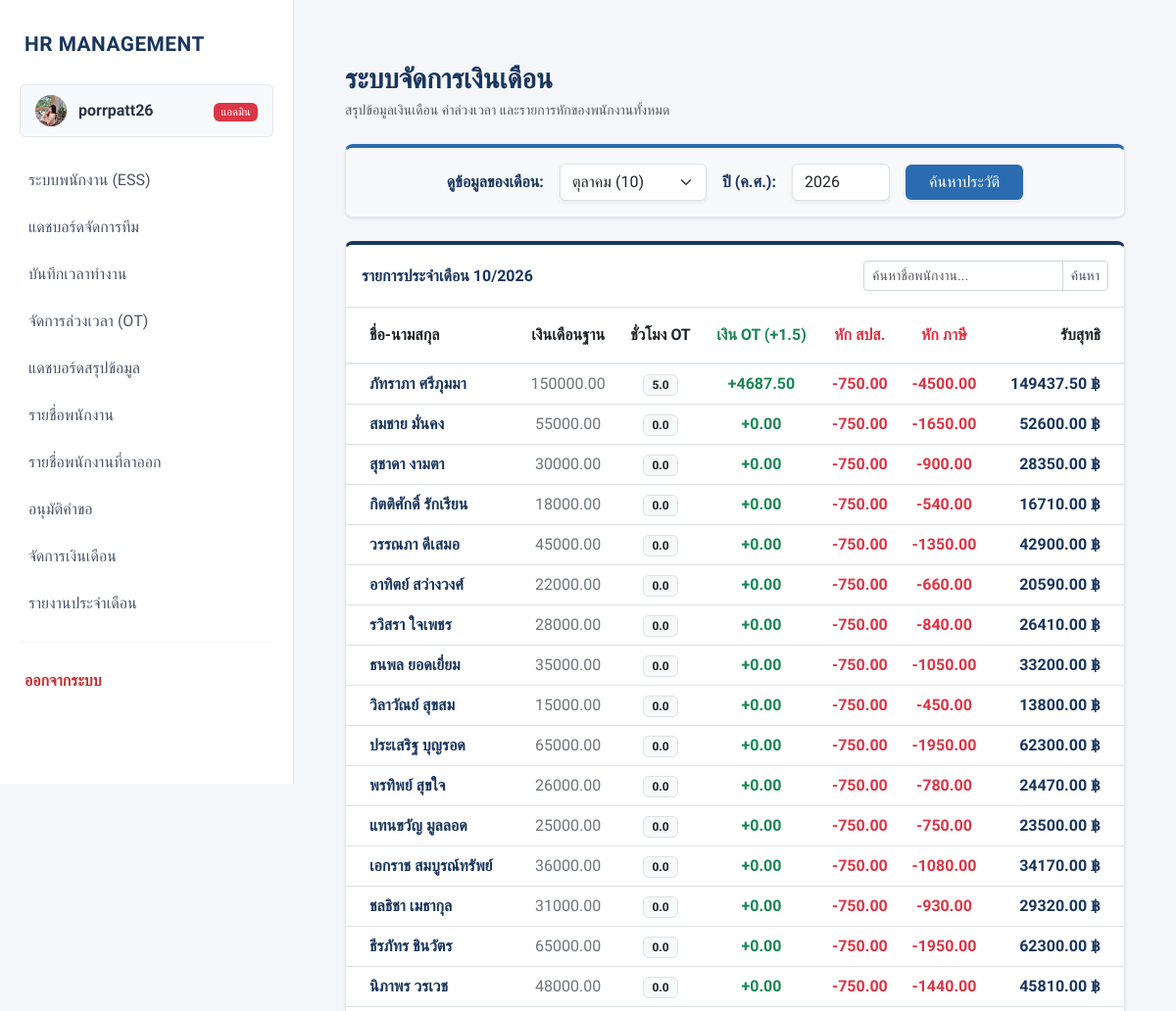
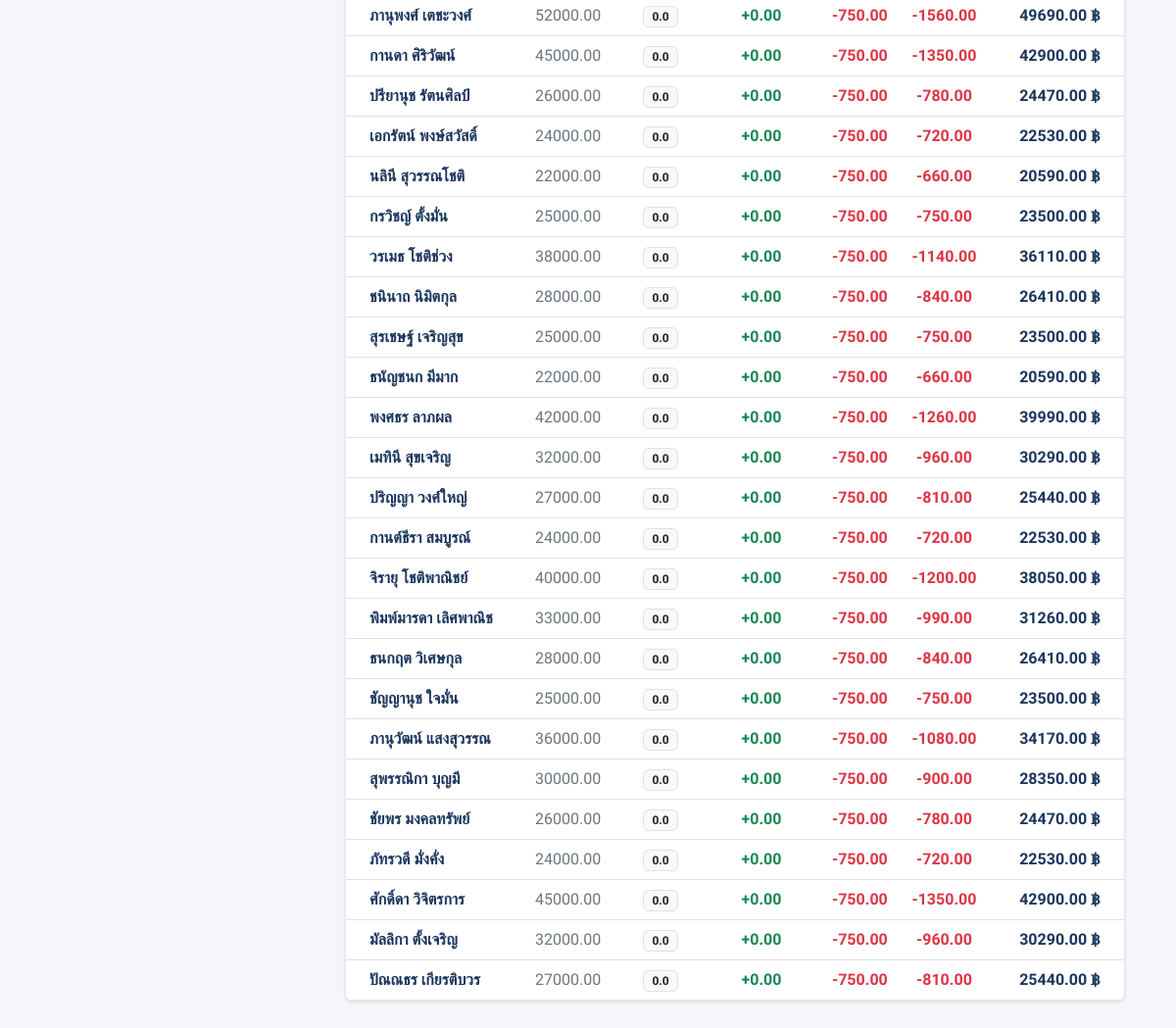
Screenshot of /payroll/ (signed in) with the database file from the repository (2 pictures, top to bottom).
### myapp/models.py (models this page shows, shortened)
class Employee(models.Model):
    employee_id = models.CharField(max_length=20, unique=True, blank=True, null=True, verbose_name="รหัสพนักงาน")
    title = models.CharField(max_length=10, choices=TITLE_CHOICES, default='นาย', verbose_name="คำนำหน้าชื่อ")
    first_name = models.CharField(max_length=100, verbose_name="ชื่อ")
    last_name = models.CharField(max_length=100, verbose_name="นามสกุล")
    gender = models.CharField(max_length=1, choices=GENDER_CHOICES, verbose_name="เพศ")
    birth_date = models.DateField(verbose_name="วัน-เดือน-ปี เกิด (YYYY-MM-DD)")
    salary = models.DecimalField(max_digits=10, decimal_places=2, verbose_name="เงินเดือน")
    department = models.CharField(max_length=20, choices=DEPT_CHOICES, verbose_name="แผนก")
    position = models.CharField(max_length=100, null=True, blank=True, verbose_name="ตำแหน่ง")
    hire_date = models.DateField(null=True, blank=True, verbose_name="วันที่เริ่มทำงาน")
    status = models.CharField(max_length=20, choices=STATUS_CHOICES, default='active', verbose_name="สถานะพนักงาน")
    phone_number = models.CharField(max_length=15, null=True, blank=True, verbose_name="เบอร์โทรศัพท์")
    email = models.EmailField(blank=True, null=True, verbose_name="อีเมล")
    address = models.TextField(blank=True, null=True, verbose_name="ที่อยู่")
    bank_name = models.CharField(max_length=50, choices=BANK_CHOICES, null=True, blank=True, verbose_name="ชื่อธนาคาร")
    bank_account = models.CharField(max_length=50, null=True, blank=True, verbose_name="เลขบัญชีธนาคาร")
    photo = models.ImageField(upload_to='employee_photos/', null=True, blank=True, verbose_name="รูปภาพประจำตัว")

class Payroll(models.Model):
    employee = models.ForeignKey(Employee, on_delete=models.CASCADE, verbose_name="พนักงาน")
    month = models.IntegerField(verbose_name="เดือน")
    year = models.IntegerField(verbose_name="ปี")
    base_salary = models.DecimalField(max_digits=10, decimal_places=2, verbose_name="เงินเดือนพื้นฐาน")
    ot_pay = models.DecimalField(max_digits=10, decimal_places=2, default=0.0, verbose_name="ค่า OT")
    social_security = models.DecimalField(max_digits=10, decimal_places=2, default=0.0, verbose_name="หักประกันสังคม (5%)")
    tax = models.DecimalField(max_digits=10, decimal_places=2, default=0.0, verbose_name="หักภาษี ณ ที่จ่าย")
    net_salary = models.DecimalField(max_digits=10, decimal_places=2, verbose_name="เงินเดือนสุทธิ")
    class Meta:
        unique_together = ['employee', 'month', 'year']
        ordering = ['-year', '-month']

### myapp/views.py (the view)
# urls.py: path('payroll/', views.payroll_view, name='payroll'),
@login_required
@user_passes_test(is_admin, login_url='ess_dashboard')
def payroll_view(request):
    employees = Employee.objects.all()
    payrolls = []
    now = timezone.localtime(timezone.now())
    current_month = int(request.GET.get('month', now.month))
    current_year = int(request.GET.get('year', now.year))
    for emp in employees:
        base = float(emp.salary) if emp.salary else 0.0
        ot_records = Attendance.objects.filter(
            employee=emp,
            date__month=current_month,
            date__year=current_year
        ).aggregate(total_ot=Sum('overtime_hours'))
        total_ot_hours = float(ot_records['total_ot'] or 0.0)
        hourly_rate = (base / 30 / 8) if base > 0 else 0.0
        ot_pay = total_ot_hours * hourly_rate * 1.5
        sso = min(base * 0.05, 750.0)
        tax = base * 0.03
        net = (base + ot_pay) - sso - tax
        Payroll.objects.update_or_create(
            employee=emp,
            month=current_month,
            year=current_year,
            defaults={
                'base_salary': base,
                'ot_pay': ot_pay,
                'social_security': sso,
                'tax': tax,
                'net_salary': net
            }
        )
        payrolls.append({
            'employee': emp,
            'base': base,
            'ot_hours': total_ot_hours,
            'ot_pay': ot_pay,
            'sso': sso,
            'tax': tax,
            'net': net
        })
    return render(request, 'payroll.html', {
        'payrolls': payrolls,
        'current_month': current_month,
        'current_year': current_year
    })

### myapp/context_processors.py (called while the page is built)
def get_employee_data(request):
    if request.user.is_authenticated:
        emp = Employee.objects.filter(
            first_name=request.user.first_name,
            last_name=request.user.last_name
        ).first()
        return {'current_emp': emp}
    return {}

### myapp/views.py (called while the page is built)
def is_admin(user):
    return user.is_staff

### templates/payroll.html (shortened to what this page needs)
{% extends 'basetemplate.html' %}
{% block content %}
<div class="container mt-4 mb-5">
    <div class="d-flex flex-column flex-md-row justify-content-between align-items-md-end mb-4 gap-3">
        <div>
            <h3 class="fw-bold text-corporate-blue mb-1">ระบบจัดการเงินเดือน</h3>
            <p class="text-muted small mb-0">สรุปข้อมูลเงินเดือน ค่าล่วงเวลา และรายการหักของพนักงานทั้งหมด</p>
        </div>
    </div>
    <div class="card card-custom mb-4" style="border-top: 4px solid #2B6CB0;">
        <div class="card-body bg-light">
            <form method="GET" class="row g-3 align-items-center justify-content-center">
                <div class="col-auto">
                    <label class="fw-bold text-corporate-blue">ดูข้อมูลของเดือน:</label>
                </div>
                <div class="col-auto">
                    <select name="month" class="form-select border-corporate-secondary shadow-sm">
                        <option value="10" {% if current_month == 10 %}selected{% endif %}>ตุลาคม (10)</option>
                    </select>
                </div>
                <div class="col-auto">
                    <label class="fw-bold text-corporate-blue">ปี (ค.ศ.):</label>
                </div>
                <div class="col-auto">
                    <input type="number" name="year" class="form-control border-corporate-secondary shadow-sm" value="{{ current_year }}" style="width: 100px;" required>
                </div>
                <div class="col-auto">
                    <button type="submit" class="btn btn-primary-corporate shadow-sm px-4">
                        ค้นหาประวัติ
                    </button>
                </div>
            </form>
        </div>
    </div>
    <div class="card card-custom" style="border-top: 4px solid #1A365D;">
        <div class="card-header bg-white border-bottom py-3 d-flex justify-content-between align-items-center">
            <h6 class="mb-0 fw-semibold text-corporate-blue">รายการประจำเดือน {{ current_month }}/{{ current_year }}</h6>
            <div class="input-group input-group-sm" style="width: 250px;">
                <input type="text" class="form-control" placeholder="ค้นหาชื่อพนักงาน..." style="border-color: #CBD5E0;">
                <button class="btn btn-outline-corporate" type="button" style="border-color: #CBD5E0;">ค้นหา</button>
            </div>
        </div>
        <div class="card-body p-0">
            <div class="table-responsive">
                <table class="table table-hover align-middle text-center mb-0">
                    <thead class="table-custom-header">
                        <tr>
                            <th class="py-3 text-start ps-4">ชื่อ-นามสกุล</th>
                            <th class="py-3">เงินเดือนฐาน</th>
                            <th class="py-3">ชั่วโมง OT</th>
                            <th class="py-3 text-success">เงิน OT (+1.5)</th>
                            <th class="py-3 text-danger">หัก สปส.</th>
                            <th class="py-3 text-danger">หัก ภาษี</th>
                            <th class="py-3 text-end pe-4">รับสุทธิ</th>
                        </tr>
                    </thead>
                    <tbody>
                        {% for item in payrolls %}
                        <tr>
                            <td class="text-start ps-4 fw-semibold text-corporate-blue">{{ item.employee.first_name }} {{ item.employee.last_name }}</td>
                            <td class="text-secondary">{{ item.base|floatformat:2 }}</td>
                            <td><span class="badge bg-light text-dark border px-2 py-1 rounded-2">{{ item.ot_hours|floatformat:1 }}</span></td>
                            <td class="text-success fw-semibold">+{{ item.ot_pay|floatformat:2 }}</td>
                            <td class="text-danger fw-semibold">-{{ item.sso|floatformat:2 }}</td>
                            <td class="text-danger fw-semibold">-{{ item.tax|floatformat:2 }}</td>
                            <td class="text-end pe-4 fw-bold text-corporate-blue fs-6">{{ item.net|floatformat:2 }} ฿</td>
                        </tr>
                        {% endfor %}
                    </tbody>
                </table>
            </div>
        </div>
    </div>
</div>
{% endblock %}

### templates/basetemplate.html (shortened to what this page needs)
<!DOCTYPE html>
<html lang="th">
<head>
    <link href="https://cdn.jsdelivr.net/npm/bootstrap@5.3.0/dist/css/bootstrap.min.css" rel="stylesheet">
</head>
<body>
    <nav id="sidebar" class="sidebar">
        <a href="{% url 'index' %}" class="sidebar-brand">
            HR MANAGEMENT
        </a>
        <a href="{% url 'profile' %}" class="user-profile" style="display: flex; align-items: center; overflow: hidden;">
            {% if current_emp and current_emp.photo %}
                <img src="{{ current_emp.photo.url }}" class="user-avatar" style="object-fit: cover; padding: 0; flex-shrink: 0;">
            {% else %}
                <div class="user-avatar" style="flex-shrink: 0;">EMP</div>
            {% endif %}
            <span style="font-weight: 700; white-space: nowrap; overflow: hidden; text-overflow: ellipsis;">
                {{ user.username }}
            </span>
            <div class="ms-auto" style="padding-left: 5px;">
                {% if user.is_superuser %}
                    <span class="badge bg-danger" style="font-size: 0.7rem; font-weight: 500;">แอดมิน</span>
                {% elif user.is_staff %}
                    <span class="badge bg-primary" style="font-size: 0.7rem; font-weight: 500;">หัวหน้า</span>
                {% else %}
                    <span class="badge bg-secondary" style="font-size: 0.7rem; font-weight: 500;">พนักงาน</span>
                {% endif %}
            </div>
        </a>
        <ul class="nav flex-column mb-auto">
            <li class="nav-item">
                <a class="nav-link" href="{% url 'ess_dashboard' %}">
                    ระบบพนักงาน (ESS)
                </a>
            </li>
            {% if user.is_staff %}
            <li class="nav-item">
                <a class="nav-link" href="{% url 'manager_dashboard' %}">
                    แดชบอร์ดจัดการทีม
                </a>
            </li>
            <li class="nav-item">
                <a class="nav-link" href="{% url 'attendance' %}">
                    บันทึกเวลาทำงาน
                </a>
            </li>
            <li class="nav-item">
                <a class="nav-link" href="{% url 'ot_management' %}">
                    จัดการล่วงเวลา (OT)
                </a>
            </li>
            {% endif %}
            {% if user.is_superuser %}
            <li class="nav-item">
                <a class="nav-link" href="{% url 'dashboard' %}">
                    แดชบอร์ดสรุปข้อมูล
                </a>
            </li>
            <li class="nav-item">
                <a class="nav-link" href="{% url 'index' %}">
                    รายชื่อพนักงาน
                </a>
            </li>
            <li class="nav-item">
                <a class="nav-link" href="{% url 'resigned_list' %}">
                    รายชื่อพนักงานที่ลาออก
                </a>
            </li>
            <li class="nav-item">
                <a class="nav-link" href="{% url 'approval' %}">
                    อนุมัติคำขอ
                </a>
            </li>
            <li class="nav-item">
                <a class="nav-link" href="{% url 'payroll' %}">
                    จัดการเงินเดือน
                </a>
            </li>
            <li class="nav-item">
                <a class="nav-link" href="{% url 'reports' %}">
                    รายงานประจำเดือน
                </a>
            </li>
            {% endif %}
        </ul>
        <hr style="margin: 15px 20px; border-color: #E2E8F0;">
        <form action="{% url 'logout' %}" method="post" class="m-0">
            <button type="submit" class="btn-logout">
                ออกจากระบบ
            </button>
        </form>
    </nav>
    <main id="main-content" class="main-content">
        {% block content %}
        {% endblock %}
    </main>
</body>
</html>

### templates/basetemplate.html (style rules this page uses)
body { background-color: #F4F6F9; font-family: 'Sarabun', sans-serif; font-size: 16px; }
.sidebar { width: 300px; height: 100vh; background-color: #FFFFFF; position: fixed; top: 0; left: 0; padding-top: 15px; overflow-y: auto; border-right: 1px solid #DEE2E6; z-index: 1040; transition: all 0.3s ease-in-out; }
.sidebar-brand { color: #1A365D !important; font-weight: 800; font-size: 1.3rem; text-decoration: none; display: block; padding: 15px 25px; margin-bottom: 10px; letter-spacing: 0.5px; }
.user-profile { padding: 10px 15px; margin: 0 20px 20px 20px; border-radius: 6px; border: 1px solid #E2E8F0; display: flex; align-items: center; text-decoration: none; color: #2D3748; font-weight: 600; transition: 0.2s; background-color: #F7FAFC; }
.user-avatar { width: 32px; height: 32px; border-radius: 50%; background-color: #CBD5E0; color: #2D3748; display: flex; align-items: center; justify-content: center; margin-right: 12px; font-weight: bold; font-size: 0.9rem; }
.sidebar .nav-link { color: #4A5568 !important; font-weight: 500; border-radius: 0; padding: 12px 25px; display: flex; align-items: center; transition: all 0.2s ease; border-left: 4px solid transparent; }
.btn-logout { background-color: transparent; color: #C53030; font-weight: 600; border: none; padding: 12px 25px; width: 100%; display: flex; align-items: center; transition: 0.2s; text-align: left; }
.main-content { margin-left: 300px; padding: 2.5rem; min-height: 100vh; transition: all 0.3s ease-in-out; }

### templates/payroll.html (style rules this page uses)
.text-corporate-blue { color: #1A365D !important; }
.card-custom { border-radius: 0.5rem; box-shadow: 0 1px 3px rgba(0,0,0,0.1); border: 1px solid #E2E8F0; background-color: #fff; overflow: hidden; }
.table-custom-header { background-color: #F8FAFC !important; color: #4A5568 !important; border-bottom: 2px solid #E2E8F0; font-weight: 600; }
.btn-primary-corporate { background-color: #2B6CB0; color: #fff; border: none; font-weight: 500; }
.btn-outline-corporate { color: #4A5568; border: 1px solid #CBD5E0; background-color: #fff; font-weight: 500; }

### rows the page displays
Employee: photo (picture), employee.first_name "ภัทราภา", employee.last_name "ศรีภุมมา", base "150000.00", ot_hours "5.0", ot_pay "4687.50", sso "750.00", tax "4500.00", net "149437.50"
Employee: employee.first_name "สมชาย", employee.last_name "มั่นคง", base "55000.00", ot_hours "0.0", ot_pay "0.00", sso "750.00", tax "1650.00", net "52600.00"
Employee: employee.first_name "สุชาดา", employee.last_name "งามตา", base "30000.00", ot_hours "0.0", ot_pay "0.00", sso "750.00", tax "900.00", net "28350.00"
Employee: employee.first_name "กิตติศักดิ์", employee.last_name "รักเรียน", base "18000.00", ot_hours "0.0", ot_pay "0.00", sso "750.00", tax "540.00", net "16710.00"
Employee: employee.first_name "วรรณภา", employee.last_name "ดีเสมอ", base "45000.00", ot_hours "0.0", ot_pay "0.00", sso "750.00", tax "1350.00", net "42900.00"
Employee: employee.first_name "อาทิตย์", employee.last_name "สว่างวงศ์", base "22000.00", ot_hours "0.0", ot_pay "0.00", sso "750.00", tax "660.00", net "20590.00"
Employee: employee.first_name "รวิสรา", employee.last_name "ใจเพชร", base "28000.00", ot_hours "0.0", ot_pay "0.00", sso "750.00", tax "840.00", net "26410.00"
Employee: employee.first_name "ธนพล", employee.last_name "ยอดเยี่ยม", base "35000.00", ot_hours "0.0", ot_pay "0.00", sso "750.00", tax "1050.00", net "33200.00"
Employee: employee.first_name "วิลาวัณย์", employee.last_name "สุขสม", base "15000.00", ot_hours "0.0", ot_pay "0.00", sso "750.00", tax "450.00", net "13800.00"
Employee: employee.first_name "ประเสริฐ", employee.last_name "บุญรอด", base "65000.00", ot_hours "0.0", ot_pay "0.00", sso "750.00", tax "1950.00", net "62300.00"
Employee: employee.first_name "พรทิพย์", employee.last_name "สุขใจ", base "26000.00", ot_hours "0.0", ot_pay "0.00", sso "750.00", tax "780.00", net "24470.00"
Employee: employee.first_name "แทนขวัญ", employee.last_name "มูลลอด", base "25000.00", ot_hours "0.0", ot_pay "0.00", sso "750.00", tax "750.00", net "23500.00"
Employee: employee.first_name "เอกราช", employee.last_name "สมบูรณ์ทรัพย์", base "36000.00", ot_hours "0.0", ot_pay "0.00", sso "750.00", tax "1080.00", net "34170.00"
Employee: employee.first_name "ชลธิชา", employee.last_name "เมธากุล", base "31000.00", ot_hours "0.0", ot_pay "0.00", sso "750.00", tax "930.00", net "29320.00"
Employee: employee.first_name "ธีรภัทร", employee.last_name "ชินวัตร", base "65000.00", ot_hours "0.0", ot_pay "0.00", sso "750.00", tax "1950.00", net "62300.00"
Employee: employee.first_name "นิภาพร", employee.last_name "วรเวช", base "48000.00", ot_hours "0.0", ot_pay "0.00", sso "750.00", tax "1440.00", net "45810.00"
Employee: employee.first_name "ภานุพงศ์", employee.last_name "เตชะวงศ์", base "52000.00", ot_hours "0.0", ot_pay "0.00", sso "750.00", tax "1560.00", net "49690.00"
Employee: employee.first_name "กานดา", employee.last_name "ศิริวัฒน์", base "45000.00", ot_hours "0.0", ot_pay "0.00", sso "750.00", tax "1350.00", net "42900.00"
Employee: employee.first_name "ปรียานุช", employee.last_name "รัตนศิลป์", base "26000.00", ot_hours "0.0", ot_pay "0.00", sso "750.00", tax "780.00", net "24470.00"
Employee: employee.first_name "เอกรัตน์", employee.last_name "พงษ์สวัสดิ์", base "24000.00", ot_hours "0.0", ot_pay "0.00", sso "750.00", tax "720.00", net "22530.00"
Employee: employee.first_name "นลินี", employee.last_name "สุวรรณโชติ", base "22000.00", ot_hours "0.0", ot_pay "0.00", sso "750.00", tax "660.00", net "20590.00"
Employee: employee.first_name "กรวิชญ์", employee.last_name "ตั้งมั่น", base "25000.00", ot_hours "0.0", ot_pay "0.00", sso "750.00", tax "750.00", net "23500.00"
Employee: employee.first_name "วรเมธ", employee.last_name "โชติช่วง", base "38000.00", ot_hours "0.0", ot_pay "0.00", sso "750.00", tax "1140.00", net "36110.00"
Employee: employee.first_name "ชนินาถ", employee.last_name "นิมิตกุล", base "28000.00", ot_hours "0.0", ot_pay "0.00", sso "750.00", tax "840.00", net "26410.00"
Employee: employee.first_name "สุรเชษฐ์", employee.last_name "เจริญสุข", base "25000.00", ot_hours "0.0", ot_pay "0.00", sso "750.00", tax "750.00", net "23500.00"
Employee: employee.first_name "ธนัญชนก", employee.last_name "มีมาก", base "22000.00", ot_hours "0.0", ot_pay "0.00", sso "750.00", tax "660.00", net "20590.00"
Employee: employee.first_name "พงศธร", employee.last_name "ลาภผล", base "42000.00", ot_hours "0.0", ot_pay "0.00", sso "750.00", tax "1260.00", net "39990.00"
Employee: employee.first_name "เมทินี", employee.last_name "สุขเจริญ", base "32000.00", ot_hours "0.0", ot_pay "0.00", sso "750.00", tax "960.00", net "30290.00"
Employee: employee.first_name "ปริญญา", employee.last_name "วงศ์ใหญ่", base "27000.00", ot_hours "0.0", ot_pay "0.00", sso "750.00", tax "810.00", net "25440.00"
Employee: employee.first_name "กานต์ธีรา", employee.last_name "สมบูรณ์", base "24000.00", ot_hours "0.0", ot_pay "0.00", sso "750.00", tax "720.00", net "22530.00"
Employee: employee.first_name "จิรายุ", employee.last_name "โชติพาณิชย์", base "40000.00", ot_hours "0.0", ot_pay "0.00", sso "750.00", tax "1200.00", net "38050.00"
Employee: employee.first_name "พิมพ์มารดา", employee.last_name "เลิศพาณิช", base "33000.00", ot_hours "0.0", ot_pay "0.00", sso "750.00", tax "990.00", net "31260.00"
Employee: employee.first_name "ธนกฤต", employee.last_name "วิเศษกุล", base "28000.00", ot_hours "0.0", ot_pay "0.00", sso "750.00", tax "840.00", net "26410.00"
Employee: employee.first_name "ชัญญานุช", employee.last_name "ใจมั่น", base "25000.00", ot_hours "0.0", ot_pay "0.00", sso "750.00", tax "750.00", net "23500.00"
Employee: employee.first_name "ภานุวัฒน์", employee.last_name "แสงสุวรรณ", base "36000.00", ot_hours "0.0", ot_pay "0.00", sso "750.00", tax "1080.00", net "34170.00"
Employee: employee.first_name "สุพรรณิกา", employee.last_name "บุญมี", base "30000.00", ot_hours "0.0", ot_pay "0.00", sso "750.00", tax "900.00", net "28350.00"
Employee: employee.first_name "ชัยพร", employee.last_name "มงคลทรัพย์", base "26000.00", ot_hours "0.0", ot_pay "0.00", sso "750.00", tax "780.00", net "24470.00"
Employee: employee.first_name "ภัทรวดี", employee.last_name "มั่งคั่ง", base "24000.00", ot_hours "0.0", ot_pay "0.00", sso "750.00", tax "720.00", net "22530.00"
Employee: employee.first_name "ศักดิ์ดา", employee.last_name "วิจิตรการ", base "45000.00", ot_hours "0.0", ot_pay "0.00", sso "750.00", tax "1350.00", net "42900.00"
Employee: employee.first_name "มัลลิกา", employee.last_name "ตั้งเจริญ", base "32000.00", ot_hours "0.0", ot_pay "0.00", sso "750.00", tax "960.00", net "30290.00"
Employee: employee.first_name "ปัณณธร", employee.last_name "เกียรติบวร", base "27000.00", ot_hours "0.0", ot_pay "0.00", sso "750.00", tax "810.00", net "25440.00"

### other values shown
{{ user.username }} "porrpatt26"
{{ current_month }} "10"
{{ current_year }} "2026"
